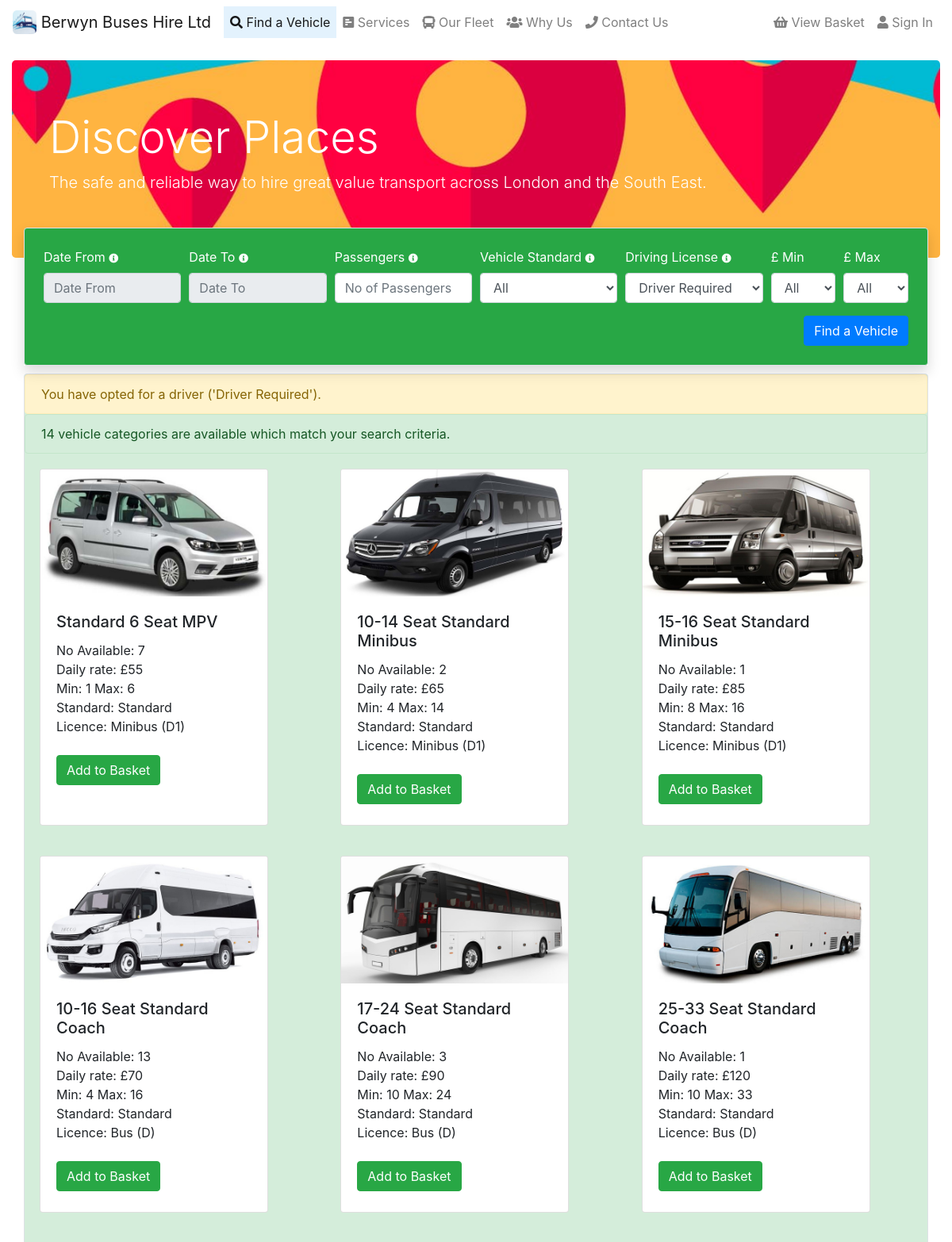
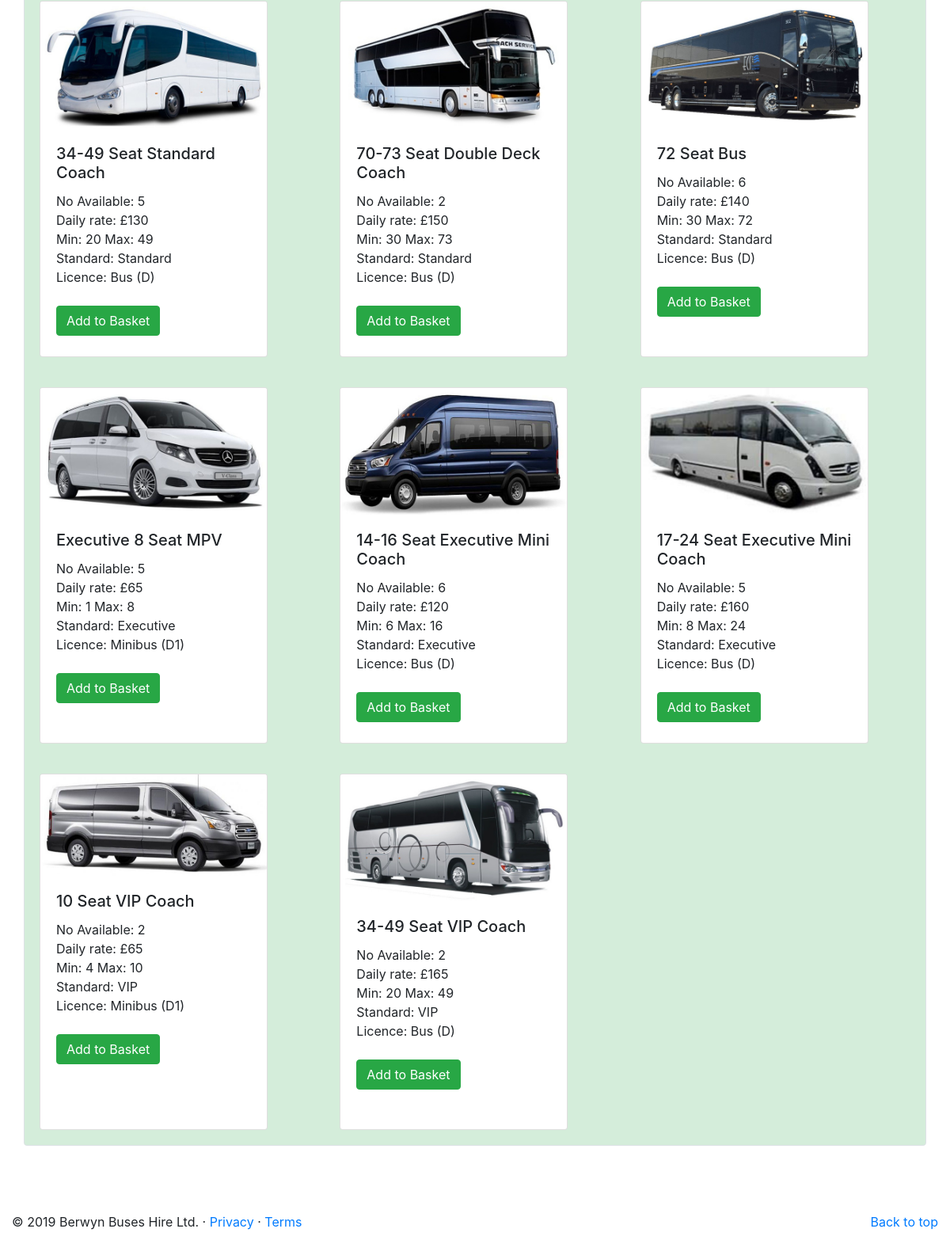
Page /web/browse.php on the committed database (2 pictures, top to bottom).
### tables this page shows
CREATE TABLE IF NOT EXISTS `VehicleModel` (
  `id` int(11) NOT NULL,
  `model` varchar(255) NOT NULL,
  `minNoOfPassengers` int(4) NOT NULL,
  `maxNoOfPassengers` int(11) NOT NULL,
  `dailyRate` int(11) NOT NULL,
  `imageURL` varchar(500) NOT NULL,
  `vehicleStandardId` int(11) NOT NULL,
  `licenceCategoryId` int(11) NOT NULL
);

### web/browse.php (called while the page is built, shortened)
<?php
$isRevisit = intval(getRequestFieldValue("revisit", false, "0")) == 1;
if($isRevisit && isset($_SESSION["vehicleModelQuery"])) {
    $vehicleModelQuery = $_SESSION["vehicleModelQuery"];
}
else {
    $vehicleModelQuery = new VehicleModelQuery();
    $vehicleModelQuery->dateFrom = getDateInMySQLFormat(getRequestFieldValue("dateFrom", false, ""));
    $vehicleModelQuery->dateTo = getDateInMySQLFormat(getRequestFieldValue("dateTo", false, ""));
    $vehicleModelQuery->passengerNo = intval(getRequestFieldValue("passengerNo", false, "0"));
    $vehicleModelQuery->vehicleStandardId = intval(getRequestFieldValue("vehicleStandardId", false, "0"));
    $vehicleModelQuery->licenceCategoryId = intval(getRequestFieldValue("licenceCategoryId", false, "0"));
    $vehicleModelQuery->minDailyRate = intval(getRequestFieldValue("minDailyRate", false, "0"));
    $vehicleModelQuery->maxDailyRate = intval(getRequestFieldValue("maxDailyRate", false, "0"));
}
$vehicleModels = BookingDatabase::getInstance()->getVehicleModelsByQuery($vehicleModelQuery);
foreach($vehicleModels as $vehicleModel) {
    $vehicleModel->total = BookingDatabase::getInstance()->getVehicleModelTotal($vehicleModelQuery, $vehicleModel);
}
require_once("includes/header.php");
require_once("view/browse_view.php");
require_once("includes/footer.php");
?>

### web/model/User.php (called while the page is built, shortened)
<?php
class User extends Customer {
    function &__get($name) {
        return $this->$name;
      }
 }
?>

### web/model/VehicleModelQuery.php (called while the page is built, shortened)
<?php
class VehicleModelQuery {
    function &__get($name) {
        return $this->$name;
    }
 }
?>

### web/model/functions.php (called while the page is built, shortened)
<?php
    function getRequestFieldValue($fieldName, $required, $defaultValue = "") {
        return $defaultValue;
    }
    function getDateInMySQLFormat($date) {
        return $date == "" ? "" : DateTime::createFromFormat('d/m/Y', $date)->format('Y-m-d');
    }
    function getDateInUKFormat($date) {
        return $date == "" ? "" : DateTime::createFromFormat('Y-m-d', $date)->format('d/m/Y');
    }
?>

### web/model/dataAccess.php (called while the page is built, shortened)
<?php
    class BookingDatabase {
        private $pdo;
        private function __construct()
        {
            if(DEBUG_MODE) {
                $this->pdo = new PDO(DB_DSN, DB_USER, DB_PASSWORD, array(PDO::MYSQL_ATTR_INIT_COMMAND => "SET NAMES 'utf8'", PDO::ATTR_ERRMODE => PDO::ERRMODE_EXCEPTION));
            } else {
                $this->pdo = new PDO(DB_DSN, DB_USER, DB_PASSWORD, array(PDO::MYSQL_ATTR_INIT_COMMAND => "SET NAMES 'utf8'"));
            }
        }
        public function getPDO()
        {
            return $this->pdo;
        }
        function getVehicleModelsByQuery($vehicleModelQuery) {
            $pdo = $this->getPDO();
            $sql = "SELECT DISTINCT
                        vm.*
                    FROM
                        Vehicle v
                    JOIN
                        vw_vehiclemodel vm
                    ON
                        v.vehicleModelId = vm.id
                    WHERE
                        v.id NOT IN (
                            SELECT DISTINCT
                                vehicleid
                            FROM
                                vw_bookingitemschedule
                            WHERE (datebooked BETWEEN :dateFrom AND :dateTo)) ";
            $statement = $pdo->prepare($sql);
            $statement->bindParam(":dateFrom", $vehicleModelQuery->dateFrom);
            $statement->bindParam(":dateTo", $vehicleModelQuery->dateTo);
            $statement->execute();
            $result = $statement->fetchAll(PDO::FETCH_CLASS, "VehicleModel");
            return $result;
        }
    }
?>

### web/model/VehicleModel.php (called while the page is built, shortened)
<?php
class VehicleModel implements JsonSerializable{
    function &__get($name) {
        return $this->$name;
      }
 }
?>

### web/view/browse_view.php (the view, shortened to what this page needs)
<div id="jumbotron" class="jumbotron jumbotron text-white">
    <div class="container">
        <h1 class="display-4">Discover Places</h1>
        <p class="lead">The safe and reliable way to hire great value transport across London and the South East.</p>
    </div>
</div>
<div class="container mainContentContainer shadow">
    <div class="row">
        <div id="searchFormContainer" class="col-md-12 p-4 bg-success text-white border border-bginfo rounded">
            <form id="searchForm" action="browse.php" method="GET">
                <div class="form-row">
                    <div class="form-group col-lg-2 col-md-4 col-sm-6">
                        <label for="dateFrom">Date From</label>
                        <span data-container="body"
                            data-toggle="popover"
                            data-placement="top"
                            data-content="Enter the date from when you want to book a vehicle."
                            style="color: #ffffff;"><i class="fas fa-xs fa-info-circle"></i></span>
                        <input id="dateFrom" name="dateFrom" class="controls form-control" type="text" placeholder="Date From" readonly value="<?= getDateInUKFormat($vehicleModelQuery->dateFrom) ?>">
                    </div>
                    <div class="form-group col-lg-2 col-md-4 col-sm-6">
                        <label for="dateTo">Date To</label>
                        <span data-container="body"
                            data-toggle="popover"
                            data-placement="top"
                            data-content="Enter the date until when you want to book a vehicle."
                            style="color: #ffffff;"><i class="fas fa-xs fa-info-circle"></i></span>
                        <input id="dateTo" name="dateTo" class="controls form-control" type="text" placeholder="Date To" readonly value="<?= getDateInUKFormat($vehicleModelQuery->dateTo) ?>">
                    </div>
                    <div class="form-group col-lg-2 col-md-4 col-sm-6">
                        <label for="passengerNo">Passengers</label>
                        <span data-container="body"
                            data-toggle="popover"
                            data-placement="top"
                            data-content="Enter the number of passengers the vehicle will carry."
                            style="color: #ffffff;"><i class="fas fa-xs fa-info-circle"></i></span>
                        <input type="text" id="passengerNo" name="passengerNo" class="controls form-control" placeholder="No of Passengers" value="<?= $vehicleModelQuery->passengerNo == 0 ? "" : $vehicleModelQuery->passengerNo ?>">
                    </div>
                    <div class="form-group col-lg-2 col-md-4 col-sm-6">
                        <label for="vehicleStandardId">Vehicle Standard</label>
                        <span data-container="body"
                            data-toggle="popover"
                            data-placement="top"
                            data-content="Enter the standard of vehicle you want to book."
                            style="color: #ffffff;"><i class="fas fa-xs fa-info-circle"></i></span>
                        <select class="form-control" id="vehicleStandardId" name="vehicleStandardId">
                            <option value="0" <?= $vehicleModelQuery->vehicleStandardId == 0 ? "selected" : "" ?>>All</option>
                        </select>
                    </div>
                    <div class="form-group col-lg-2 col-md-4 col-sm-6">
                        <label for="licenceCategoryId">Driving License</label>
                        <span data-container="body"
                            data-toggle="popover"
                            data-placement="top"
                            data-content="If you want to self-drive enter the license category you hold otherwise select Driver Required."
                            style="color: #ffffff;"><i class="fas fa-xs fa-info-circle"></i></span>
                        <select class="form-control" id="licenceCategoryId" name="licenceCategoryId">
                            <option value="0" <?= $vehicleModelQuery->licenceCategoryId == 0 ? "selected" : "" ?>>Driver Required</option>
                        </select>
                    </div>
                    <div class="form-group col-lg-1 col-md-2 col-sm-6">
                        <label for="minDailyRate">£ Min</label>
                        <select class="form-control" id="minDailyRate" name="minDailyRate">
                            <option value="0" <?= $vehicleModelQuery->minDailyRate == 0 ? "selected" : "" ?>>All</option>
                        </select>
                    </div>
                    <div class="form-group col-lg-1 col-md-2 col-sm-6">
                        <label for="maxDailyRate">£ Max</label>
                        <select class="form-control" id="maxDailyRate" name="maxDailyRate">
                            <option value="0" <?= $vehicleModelQuery->maxDailyRate == 0 ? "selected" : "" ?>>All</option>
                        </select>
                    </div>
                </div>
                <button type="submit" class="btn btn-primary float-right">Find a Vehicle</button>
            </form>
        </div>
    </div>
</div>
<div id="searchResultsContainer" class="container rounded border">
<div class="row card-deck">
    <?php if($vehicleModelQuery->licenceCategoryId > 0) : ?>
        <div class="col-12 alert alert-warning" role="alert">
            You have opted for self drive. You own driver must provide a valid <?= $vehicleModelQuery->licenceCategoryId == 1 ? 'Minibus (D1)' : 'Bus (D)' ?> license.
        </div>
    <?php else : ?>
        <div class="col-12 alert alert-warning" role="alert">
            You have opted for a driver ('Driver Required').
        </div>
    <?php endif ?>
    <?php if(sizeof($vehicleModels) == 0) : ?>
        <div class="col-12 alert alert-success" role="alert">
            No vehicle categories are currently available matching your search criteria. Please try again.
        </div>
    <?php elseif(sizeof($vehicleModels) == 1) : ?>
        <div class="col-12 alert alert-success" role="alert">
            One vehicle category is available which matches your search criteria.
        </div>
    <?php else : ?>
        <div class="col-12 alert alert-success" role="alert">
            <?= sizeof($vehicleModels) ?> vehicle categories are available which match your search criteria.
        </div>
    <?php endif ?>
    <?php foreach ($vehicleModels as $vehicleModel): ?>
        <?php if($vehicleModel->total > 0) : ?>
        <div class="col-lg-4 col-md-6 col-sm-12 p-3">
            <div class="card" style="min-height:450px;width: 18rem;margin:3px;">
                <img class="card-img-top" src="assets/images/vehicleModels/<?=$vehicleModel->model?>.jpg" alt="<?=$vehicleModel->model?>">
                <div class="card-body">
                    <h5 class="card-title"><?=$vehicleModel->model?></h5>
                    <span class="card-text">No Available: <?=$vehicleModel->total ?></span><br/>
                    <span class="card-text">Daily rate: £<?=$vehicleModel->dailyRate?></span><br/>
                    <span class="card-text">Min: <?=$vehicleModel->minNoOfPassengers?> Max: <?=$vehicleModel->maxNoOfPassengers?></span><br/>
                    <span class="card-text">Standard: <?=$vehicleModel->standard?></span><br/>
                    <span class="card-text">Licence: <?=$vehicleModel->category?></span><br/>
                    <p class="card-text"><br/><a href="basket_add.php?vehicleModelId=<?= $vehicleModel->id ?>" class="btn btn-success">Add to Basket</a></p>
                </div>
            </div>
        </div>
        <?php endif ?>
    <?php endforeach ?>
</div>
</div>

### web/includes/header.php (shortened to what this page needs)
<!doctype html>
<html lang="en">
  <head>
    <link rel="stylesheet" href="https://stackpath.bootstrapcdn.com/bootstrap/4.3.1/css/bootstrap.min.css">
    <link rel="stylesheet" href="https://use.fontawesome.com/releases/v5.6.3/css/all.css">
    <link href="https://unpkg.com/gijgo@1.9.11/css/gijgo.min.css" rel="stylesheet" type="text/css" />
    <link rel="stylesheet" href="https://cdn.jsdelivr.net/jquery.bootstrapvalidator/0.5.0/css/bootstrapValidator.min.css"/>
    <link rel="stylesheet" href="assets/css/style.v2.css" />
  </head>
  <body>
    <header>
        <nav class="navbar navbar-expand-xl navbar-light">
            <a class="navbar-brand" href="index.php">
                <img src="assets/images/coach.png" width="30" height="30" class="d-inline-block align-top" alt="">
                Berwyn Buses Hire Ltd
            </a>
            <div class="collapse navbar-collapse" id="navbarNavAltMarkup">
                <div class="navbar-nav mr-auto">
                    <a class="nav-item nav-link <?= (basename($_SERVER['PHP_SELF']) == "browse.php") ? "active" : "" ?>" href="browse.php"><i class="fas fa-search"></i>&nbsp;Find a Vehicle</a>
                    <a class="nav-item nav-link <?= (basename($_SERVER['PHP_SELF']) == "services.php") ? "active" : "" ?>" href="services.php"><i class="fas fa-poll-h"></i>&nbsp;Services</a>
                    <a class="nav-item nav-link <?= (basename($_SERVER['PHP_SELF']) == "fleet.php") ? "active" : "" ?>" href="fleet.php"><i class="fas fa-bus"></i>&nbsp;Our Fleet</a>
                    <a class="nav-item nav-link <?= (basename($_SERVER['PHP_SELF']) == "whyus.php") ? "active" : "" ?>" href="whyus.php"><i class="fas fa-users"></i>&nbsp;Why Us</a>
                    <a class="nav-item nav-link <?= (basename($_SERVER['PHP_SELF']) == "contact.php") ? "active" : "" ?>" href="contact.php"><i class="fas fa-phone"></i>&nbsp;Contact Us</a>
                </div>
                <div class="navbar-nav">
                    <li class="nav-item dropdown">
                    <a class="nav-link dropdown-hover" href="basket.php" id="navbarDropdown" role="button" data-toggle="dropdown" aria-haspopup="true" aria-expanded="false"> <i class="fas fa-shopping-basket"></i>
                    View Basket
                    </a>
                    </li>
                    <?php if($authUser->isSignedIn == 1) : ?>
                    <a class="nav-item nav-link" href="signout.php"><i class="fas fa-user"></i>&nbsp;Sign Out</a>
                    <?php else : ?>
                    <?php if((basename($_SERVER['PHP_SELF']) != "signin.php") && (basename($_SERVER['PHP_SELF']) != "signup.php")) : ?>
                    <a class="nav-item nav-link" href="#" data-toggle="modal" data-target="#signinModal"><i class="fas fa-user"></i>&nbsp;Sign In</a>
                    <?php endif ?>
                    <?php endif ?>
                </div>
            </div>
        </nav>
    </header>
    <main role="main">
    <div id="contentWrapper" class="container-fluid">

### web/includes/footer.php
    </div>
    </main>
      <footer class="container-fluid mt-4">
        <p class="float-right"><a href="#">Back to top</a></p>
        <p>&copy; 2019 Berwyn Buses Hire Ltd. &middot; <a href="#">Privacy</a> &middot; <a href="#">Terms</a></p>
      </footer>
</body>
</html>

### web/assets/css/style.v2.css (style rules this page uses)
a.nav-item.nav-link.active { background-color:#e3f2fd; }
#contentWrapper { padding-top:20px; }
.mainContentContainer { z-index:100; position:relative; top:-70px; }
#promotionsContainer, #vehiclesContainer, #searchResultsContainer { position:relative; top:-60px; background-color:rgb(212,237,218); }

### web/view/browse_view.php (style rules this page uses)
#jumbotron { background-image: url("assets/images/travel.png"); background-position: center; }
.alert { margin-bottom: 0rem; }

### rows in the picture
vehiclemodel: model (picture), model "Standard 6 Seat MPV", total "7", dailyRate "55", minNoOfPassengers "1", maxNoOfPassengers "6", standard "Standard", category "Minibus (D1)"
vehiclemodel: model (picture), model "10-14 Seat Standard Minibus", total "2", dailyRate "65", minNoOfPassengers "4", maxNoOfPassengers "14", standard "Standard", category "Minibus (D1)"
vehiclemodel: model (picture), model "15-16 Seat Standard Minibus", total "1", dailyRate "85", minNoOfPassengers "8", maxNoOfPassengers "16", standard "Standard", category "Minibus (D1)"
vehiclemodel: model (picture), model "10-16 Seat Standard Coach", total "13", dailyRate "70", minNoOfPassengers "4", maxNoOfPassengers "16", standard "Standard", category "Bus (D)"
vehiclemodel: model (picture), model "17-24 Seat Standard Coach", total "3", dailyRate "90", minNoOfPassengers "10", maxNoOfPassengers "24", standard "Standard", category "Bus (D)"
vehiclemodel: model (picture), model "25-33 Seat Standard Coach", total "1", dailyRate "120", minNoOfPassengers "10", maxNoOfPassengers "33", standard "Standard", category "Bus (D)"
vehiclemodel: model (picture), model "34-49 Seat Standard Coach", total "5", dailyRate "130", minNoOfPassengers "20", maxNoOfPassengers "49", standard "Standard", category "Bus (D)"
vehiclemodel: model (picture), model "70-73 Seat Double Deck Coach", total "2", dailyRate "150", minNoOfPassengers "30", maxNoOfPassengers "73", standard "Standard", category "Bus (D)"
vehiclemodel: model (picture), model "72 Seat Bus", total "6", dailyRate "140", minNoOfPassengers "30", maxNoOfPassengers "72", standard "Standard", category "Bus (D)"
vehiclemodel: model (picture), model "Executive 8 Seat MPV", total "5", dailyRate "65", minNoOfPassengers "1", maxNoOfPassengers "8", standard "Executive", category "Minibus (D1)"
vehiclemodel: model (picture), model "14-16 Seat Executive Mini Coach", total "6", dailyRate "120", minNoOfPassengers "6", maxNoOfPassengers "16", standard "Executive", category "Bus (D)"
vehiclemodel: model (picture), model "17-24 Seat Executive Mini Coach", total "5", dailyRate "160", minNoOfPassengers "8", maxNoOfPassengers "24", standard "Executive", category "Bus (D)"
vehiclemodel: model (picture), model "10 Seat VIP Coach", total "2", dailyRate "65", minNoOfPassengers "4", maxNoOfPassengers "10", standard "VIP", category "Minibus (D1)"
vehiclemodel: model (picture), model "34-49 Seat VIP Coach", total "2", dailyRate "165", minNoOfPassengers "20", maxNoOfPassengers "49", standard "VIP", category "Bus (D)"

### other values in the picture
sizeof($vehicleModels) "14"
